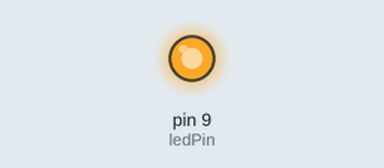
This sketch was run on a simulated Arduino Uno, built with avr-gcc and run on an emulated ATmega328P. Parts: output pins drawn as LEDs (lit = HIGH). Random numbers use the default seed unless the sketch sets one; what the sketch prints to the serial monitor is not drawn.

Above: at 0.05 s.
At 0.6 s:
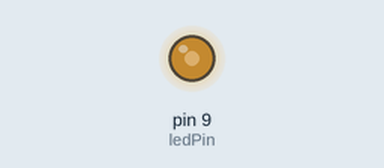
At 1.1 s:
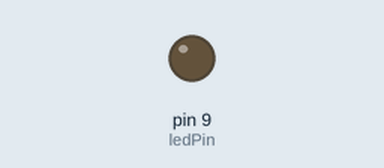
Timing chart, 0 to 3.0 s (numbered marks = the images above):
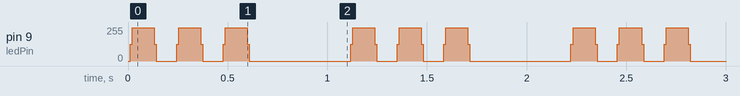

The sketch:

happiness_testing.ino
```cpp
 enum ledStates {INCREASE, DECREASE, STAY, WAVE, OFF, ON}; // Here we make nicknames for the different states our program supports.
enum ledStates ledState; // We define 'ledState' as type ledStates'
enum ledStates previousLedState = ledState;

unsigned long startMillis;  //some global variables available anywhere in the program
unsigned long currentMillis;

int counter = 0;
int skipCounter = 0;
int pauseAdd =0;

int brightness = 0; // our main variable for setting the brightness of the LED
float velocity = 1.0; // the speed at which we change the brightness.
int ledPin = 9; // we use pin 9 for PWM
int p = 0; // use to keep track how often we plot
int plotFrequency = 3; // how often we plot, every Nth time.

void setup() {
  // put your setup code here, to run once:
  pinMode(ledPin, OUTPUT); // set ledPin as an output.
  Serial.begin(9600); // initiate the Serial monitor so we can use the Serial Plotter to graph our patterns
}

void loop() {
  // put your main code here, to run repeatedly:
  compose();
  delay(10);
  analogWrite(ledPin, brightness);
  currentMillis = millis(); //store the current time since the program started

}

void compose() {
  // this is a state machine which allows us to decouple the various operations from timed loops.
  // instead we just switch from state to state when particular conditions are met.
  // we switch states by calling the changeState() function.

  switch (ledState){


  case INCREASE:

    if(brightness < 250){
    brightness = increase_brightness(brightness, 125);
    } else if (brightness>= 250){
      counter = counter + 1;
    }

    if (counter >= 10){
      changeState(DECREASE);
      counter = 0;
      skipCounter = skipCounter +1;
    }
    if (skipCounter == 3){
      pauseAdd = 40;
      skipCounter = 0;
    } else if (skipCounter<3){
      pauseAdd=0;
    }
    plot("INCREASING", brightness);


    break;

  case DECREASE:

    brightness = decrease_brightness(brightness, 125);


      if (brightness <= 0){
        counter = counter +1;
      brightness = 0;
      }
      if (counter >= 10 + pauseAdd){
        changeState(INCREASE);
        counter = 0;
      }


      plot("DECREASING", brightness);
     break;

  case WAVE:
    plot("WAVE", brightness);

    brightness = sinewave(1000,256,0); // you can tweak the parameters of the sinewave
    analogWrite(ledPin, brightness);

    if (currentMillis - startMillis >= 5000){ //change state after 5 secs by comparing the time elapsed since we last change state
      changeState(DECREASE);
      }
    break;

  case STAY:
    plot("STAY", brightness);
    brightness = brightness;
    break;

  case ON:
    plot("ON", brightness);
    brightness = 255;
      if (currentMillis - startMillis >= random(10000)){
      changeState(OFF);
      }
    break;

  case OFF:
    plot("OFF", brightness);
    brightness = 50;
    if (currentMillis - startMillis >= random(700)){
      changeState(ON);
      }
    break;

  }
}

void changeState(ledStates newState){
    // call to change state, will keep track of time since last state
    startMillis = millis();
    ledState = newState;
  }

void plot(char *state, int brightness){
    // use this function to plot a graph.
    // it will normalize the auto-scaling plotter

    if ((p % plotFrequency) == 0){
      Serial.print(state);
      Serial.print(", ");
      Serial.print(brightness);
      Serial.println(", 0, 300");
    }
    p++;
  }

int increase_brightness (int brightness, float velocity){
    return brightness = brightness + 1 * velocity;
  }

int decrease_brightness (int brightness, float velocity){
    return brightness = brightness - 1 * velocity;
  }

int sinewave(float duration, float amplitude, int offset){
    // Generate a sine oscillation, return a number.
    // In case you are using this for analogWrite, make sure the amplitude does not exceed 256
    float period = millis()/duration; // Duration in ms determines the wavelength.
    float midpoint = amplitude / 2; // set the midpoint of the wave at half the amplitude so there are no negative numbers
    int value = midpoint + midpoint * sin ( period * 2.0 * PI );
    value = value + offset; //offset allows you to move the wave up and down on the Y-axis. Should not exceed the value of amplitude to prevent clipping.
    return value;
  }
```

Measured:
- by itself, pin 9 (ledPin): repeats every 1.1 s: 250/255 0.11 s, 125/255 0.01 s, 0/255 0.10 s, 125/255 0.01 s, 250/255 0.11 s, 125/255 0.01 s, 0/255 0.10 s, 125/255 0.01 s, 250/255 0.11 s, 125/255 0.01 s, 0/255 0.51 s, 125/255 0.01 s
